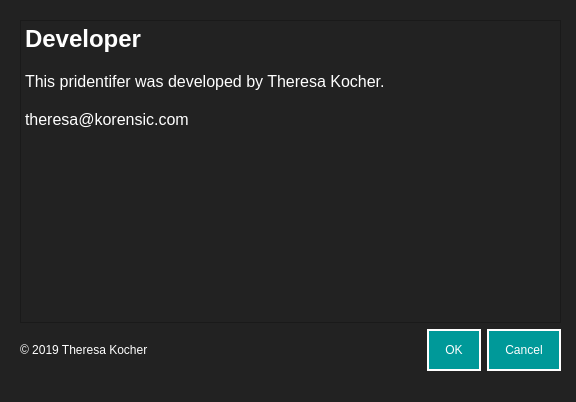
<?xml version="1.0" encoding="UTF-8"?>
<ui version="4.0">
 <class>Dialog</class>
 <widget class="QDialog" name="Dialog">
  <property name="geometry">
   <rect>
    <x>0</x>
    <y>0</y>
    <width>576</width>
    <height>402</height>
   </rect>
  </property>
  <property name="windowTitle">
   <string>Dialog</string>
  </property>
  <property name="styleSheet">
   <string notr="true">background-color: #222222;
</string>
  </property>
  <widget class="QWidget" name="verticalLayoutWidget">
   <property name="geometry">
    <rect>
     <x>20</x>
     <y>20</y>
     <width>541</width>
     <height>351</height>
    </rect>
   </property>
   <layout class="QVBoxLayout" name="verticalLayout">
    <item>
     <layout class="QHBoxLayout" name="horizontalLayout">
      <item>
       <layout class="QHBoxLayout" name="horizontalLayout_2"/>
      </item>
     </layout>
    </item>
    <item>
     <layout class="QHBoxLayout" name="horizontalLayout_4">
      <item>
       <widget class="QTextBrowser" name="textBrowser">
        <property name="styleSheet">
         <string notr="true">color: #fff;
font: 12pt &quot;Helvetica&quot;;
</string>
        </property>
        <property name="html">
         <string>&lt;!DOCTYPE HTML PUBLIC &quot;-//W3C//DTD HTML 4.0//EN&quot; &quot;http://www.w3.org/TR/REC-html40/strict.dtd&quot;&gt;
&lt;html&gt;&lt;head&gt;&lt;meta name=&quot;qrichtext&quot; content=&quot;1&quot; /&gt;&lt;style type=&quot;text/css&quot;&gt;
p, li { white-space: pre-wrap; }
&lt;/style&gt;&lt;/head&gt;&lt;body style=&quot; font-family:'Helvetica'; font-size:12pt; font-weight:400; font-style:normal;&quot;&gt;
&lt;p style=&quot; margin-top:0px; margin-bottom:0px; margin-left:0px; margin-right:0px; -qt-block-indent:0; text-indent:0px;&quot;&gt;&lt;span style=&quot; font-size:18pt; font-weight:600;&quot;&gt;Developer &lt;/span&gt;&lt;/p&gt;
&lt;p style=&quot;-qt-paragraph-type:empty; margin-top:0px; margin-bottom:0px; margin-left:0px; margin-right:0px; -qt-block-indent:0; text-indent:0px;&quot;&gt;&lt;br /&gt;&lt;/p&gt;
&lt;p style=&quot; margin-top:0px; margin-bottom:0px; margin-left:0px; margin-right:0px; -qt-block-indent:0; text-indent:0px;&quot;&gt;This pridentifer was developed by Theresa Kocher.&lt;/p&gt;
&lt;p style=&quot;-qt-paragraph-type:empty; margin-top:0px; margin-bottom:0px; margin-left:0px; margin-right:0px; -qt-block-indent:0; text-indent:0px;&quot;&gt;&lt;br /&gt;&lt;/p&gt;
&lt;p style=&quot; margin-top:0px; margin-bottom:0px; margin-left:0px; margin-right:0px; -qt-block-indent:0; text-indent:0px;&quot;&gt;theresa@korensic.com&lt;/p&gt;&lt;/body&gt;&lt;/html&gt;</string>
        </property>
       </widget>
      </item>
     </layout>
    </item>
    <item>
     <layout class="QHBoxLayout" name="horizontalLayout_3">
      <item>
       <widget class="QLabel" name="label">
        <property name="styleSheet">
         <string notr="true">color: #fff;
font: 12pt &quot;Helvetica&quot;;
</string>
        </property>
        <property name="text">
         <string>© 2019 Theresa Kocher</string>
        </property>
       </widget>
      </item>
      <item>
       <widget class="QDialogButtonBox" name="buttonBox">
        <property name="styleSheet">
         <string notr="true">QPushButton {
background-color: #009999;
padding: 12px 16px;
border: 2px solid #fff;
color: #fff;
font: Helvetica;
}
QPushButton:hover {
	background-color: #75bdc3;
}</string>
        </property>
        <property name="orientation">
         <enum>Qt::Horizontal</enum>
        </property>
        <property name="standardButtons">
         <set>QDialogButtonBox::Cancel|QDialogButtonBox::Ok</set>
        </property>
       </widget>
      </item>
     </layout>
    </item>
   </layout>
  </widget>
 </widget>
 <resources/>
 <connections/>
</ui>
